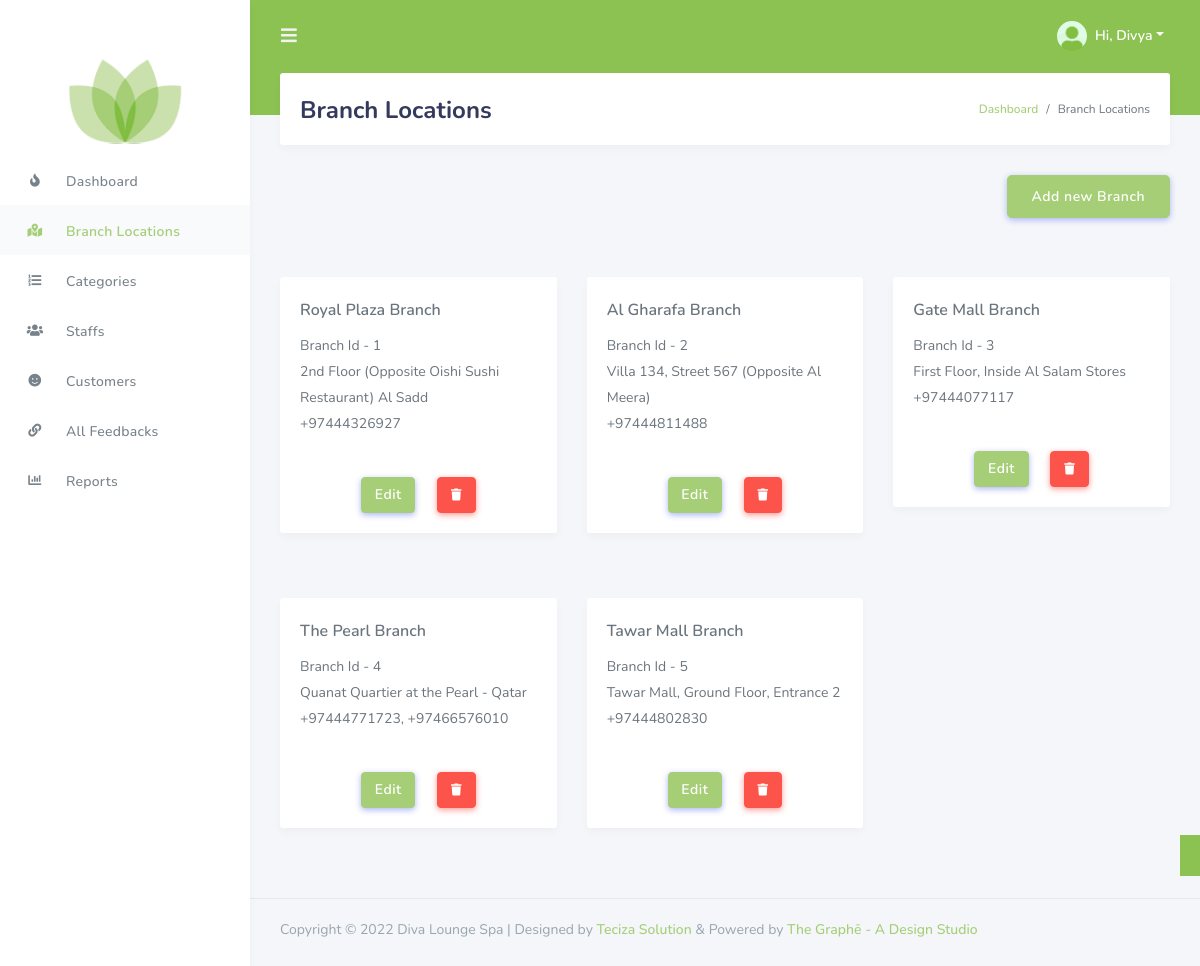
The page /locations.php (signed in) on the database its author committed.
### tables this page shows
CREATE TABLE `locations` (
  `l_id` int(11) NOT NULL,
  `l_name` varchar(200) NOT NULL,
  `l_address` text NOT NULL,
  `l_phone` varchar(100) NOT NULL,
  `l_pass` varchar(200) NOT NULL DEFAULT '123456',
  `l_pass_enc` varchar(200) NOT NULL DEFAULT 'e10adc3949ba59abbe56e057f20f883e'
);

### session.php (called while the page is built, shortened)
<?php
   include('dbcon.php');
   $user_check = $_SESSION['admin_username'];
   $ses_sql = mysqli_query($link, "select * from admin where admin_username = '$user_check' ");
   $rows = mysqli_fetch_array($ses_sql,MYSQLI_ASSOC);
   $admin_name_session = $rows['admin_name'];
?>

### locations.php (the view, shortened to what this page needs)
<?php
    include('session.php');
    include('layout.php');
?>
<!DOCTYPE html>
<html lang="en">
<head>
    <?php echo $head_tags; ?>
</head>
<body>
    <div id="app">
        <div class="main-wrapper">
        <?php
            echo $nav_bar;
            echo $side_bar;
        ?>
        <div class="main-content">
            <section class="section">
                <div class="section-header">
                    <h1>Branch Locations</h1>
                    <div class="section-header-breadcrumb">
                        <div class="breadcrumb-item active"><a href="dashboard">Dashboard</a></div>
                        <div class="breadcrumb-item">Branch Locations</div>
                    </div>
                </div>
                <div class="section-body text-right">
                    <button class="btn btn-primary btn-lg" data-toggle="modal" data-target="#exampleModal">Add new Branch</button>
                </div>
                <div class="section-body">
                    <div class="row mt-sm-4">
                        <?php
                            $branch = "select * from locations";
                            $get_branch = mysqli_query($link, $branch);
                            while($row_branch = mysqli_fetch_array($get_branch, MYSQLI_ASSOC))
                            {
                                $locations[] = $row_branch;
                            }
                            foreach($locations as $place)
                            {
                        ?>
                            <div class="col-12 col-md-6 col-lg-4">
                                <div class="card profile-widget">
                                    <div class="profile-widget-description">
                                        <div class="profile-widget-name">
                                            <?php echo $place['l_name']; ?>
                                        </div>
                                        Branch Id - <?php echo $place['l_id']; ?>
                                        <br>
                                        <?php echo $place['l_address']; ?>
                                        <br>
                                        <?php echo $place['l_phone']; ?>
                                    </div>
                                    <div class="card-footer text-center">
                                        <div class="row">
                                            <div class="col-12 text-center">
                                                <form class="branch_form">
                                                    <button class="btn btn-primary" type="button" data-toggle="collapse" data-target="#collapse<?php echo $place['l_id']; ?>" aria-expanded="true" aria-controls="collapse<?php echo $place['l_id']; ?>">
                                                        Edit
                                                    </button>
                                                    <button type="submit" class="btn btn-icon btn-danger" title="Delete this Branch"><i class="fas fa-trash"></i></button>
                                                </form>
                                            </div>
                                        </div>
                                    </div>
                                </div>
                            </div>
                        <?php } ?>
                    </div>
                </div>
            </section>
        </div>
        <?php echo $footer; ?>
        </div>
    </div>
</body>
</html>

### layout.php (shortened to what this page needs)
<?php
    $head_tags =
    '
        <link rel="icon" href="assets/img/diva-logo-sm.png" type="image/gif" sizes="32x32">
        <link rel="stylesheet" href="https://stackpath.bootstrapcdn.com/bootstrap/4.3.1/css/bootstrap.min.css">
        <link rel="stylesheet" href="https://use.fontawesome.com/releases/v5.7.2/css/all.css">
        <link rel="stylesheet" href="assets/css/style.css">
        <link rel="stylesheet" href="assets/css/components.css">
        <link rel="stylesheet" href="assets/css/google.css">
    ';
    $nav_bar =
    '
        <div class="navbar-bg"></div>
        <nav class="navbar navbar-expand-lg main-navbar">
            <form class="form-inline mr-auto">
                <ul class="navbar-nav mr-3">
                    <li><a href="#" data-toggle="sidebar" class="nav-link nav-link-lg"><i class="fas fa-bars"></i></a></li>
                </ul>
            </form>
            <ul class="navbar-nav navbar-right">
                <li class="dropdown"><a href="#" data-toggle="dropdown" class="nav-link dropdown-toggle nav-link-lg nav-link-user">
                <img alt="image" src="assets/img/avatar/avatar-2.png" class="rounded-circle mr-1">
                <div class="d-sm-none d-lg-inline-block">Hi, '.$admin_name_session.'</div></a>
                <div class="dropdown-menu dropdown-menu-right">
                    <a href="settings" class="dropdown-item has-icon">
                    <i class="fas fa-cog"></i> Settings
                    </a>
                    <div class="dropdown-divider"></div>
                    <a href="logout" class="dropdown-item has-icon text-danger">
                        <i class="fas fa-sign-out-alt"></i> Logout
                    </a>
                </div>
                </li>
            </ul>
        </nav>
    ';
    $side_bar =
    '
        <div class="main-sidebar">
            <aside id="sidebar-wrapper" style="margin-top: 39px">
                <div class="sidebar-brand">
                    <a href="./">
                        <img src="assets/img/diva-logo-sm.png" alt="diva lounge spa logo" height="85">
                    </a>
                </div>
                <div class="sidebar-brand sidebar-brand-sm">
                    <a href="./">
                        <img src="assets/img/diva-logo-sm.png" alt="diva lounge spa logo" width="50">
                    </a>
                </div>
                <ul class="sidebar-menu">
                    <li class="menu-header" style="margin-bottom: 50px"></li>
                    <li class="dashboard"><a class="nav-link" href="dashboard"><i class="fas fa-fire"></i><span>Dashboard</span></a></li>
                    <li class="locations"><a class="nav-link" href="locations"><i class="fas fa-map-marked-alt"></i><span>Branch Locations</span></a></li>
                    <li class="categories"><a class="nav-link" href="categories"><i class="fas fa-list-ol"></i><span>Categories</span></a></li>
                    <li class="staffs"><a class="nav-link" href="staffs"><i class="fas fa-users"></i><span>Staffs</span></a></li>
                    <li class="customers"><a class="nav-link" href="customers"><i class="fas fa-smile"></i><span>Customers</span></a></li>
                    <li class="all_feedbacks"><a class="nav-link" href="all_feedbacks"><i class="fas fa-link"></i><span>All Feedbacks</span></a></li>
                    <li class="reports"><a class="nav-link" href="reports"><i class="fas fa-chart-bar"></i><span>Reports</span></a></li>
                </ul>
            </aside>
        </div>
    ';
    $footer =
    '
        <footer class="main-footer">
            <div class="footer-left">
                Copyright &copy; <script>document.write(new Date().getFullYear());</script> Diva Lounge Spa | Designed by <a href="https://tecizasolutions.com/" target="_blank">Teciza Solution</a> & Powered by <a href="https://thegraphe.com" target="_blank">The Graphē - A Design Studio</a>
            </div>
        </footer>
        <div class="gt">
            <div class="gt__box">
                <div class="gt__select">
                    <div id="google_translate_element"></div>
                </div>
            </div>
        </div>
    ';
?>

### assets/css/google.css (style rules this page uses)
.gt__box { z-index: 999999999; background: #8bc251; position: fixed; padding: 10px; color: #b8aea5; bottom: 90px; right: 0; font-family: Helvetica, Arial, sans-serif; }

### rows shown on the page
locations: l_name "Royal Plaza Branch", l_id "1", l_address "2nd Floor (Opposite Oishi Sushi Restaurant) Al Sadd", l_phone "+97444326927"
locations: l_name "Al Gharafa Branch", l_id "2", l_address "Villa 134, Street 567 (Opposite Al Meera)", l_phone "+97444811488"
locations: l_name "Gate Mall Branch", l_id "3", l_address "First Floor, Inside Al Salam Stores", l_phone "+97444077117"
locations: l_name "The Pearl Branch", l_id "4", l_address "Quanat Quartier at the Pearl - Qatar", l_phone "+97444771723, +97466576010"
locations: l_name "Tawar Mall Branch", l_id "5", l_address "Tawar Mall, Ground Floor, Entrance 2", l_phone "+97444802830"

### other values the page prints
$admin_name_session "Divya"
